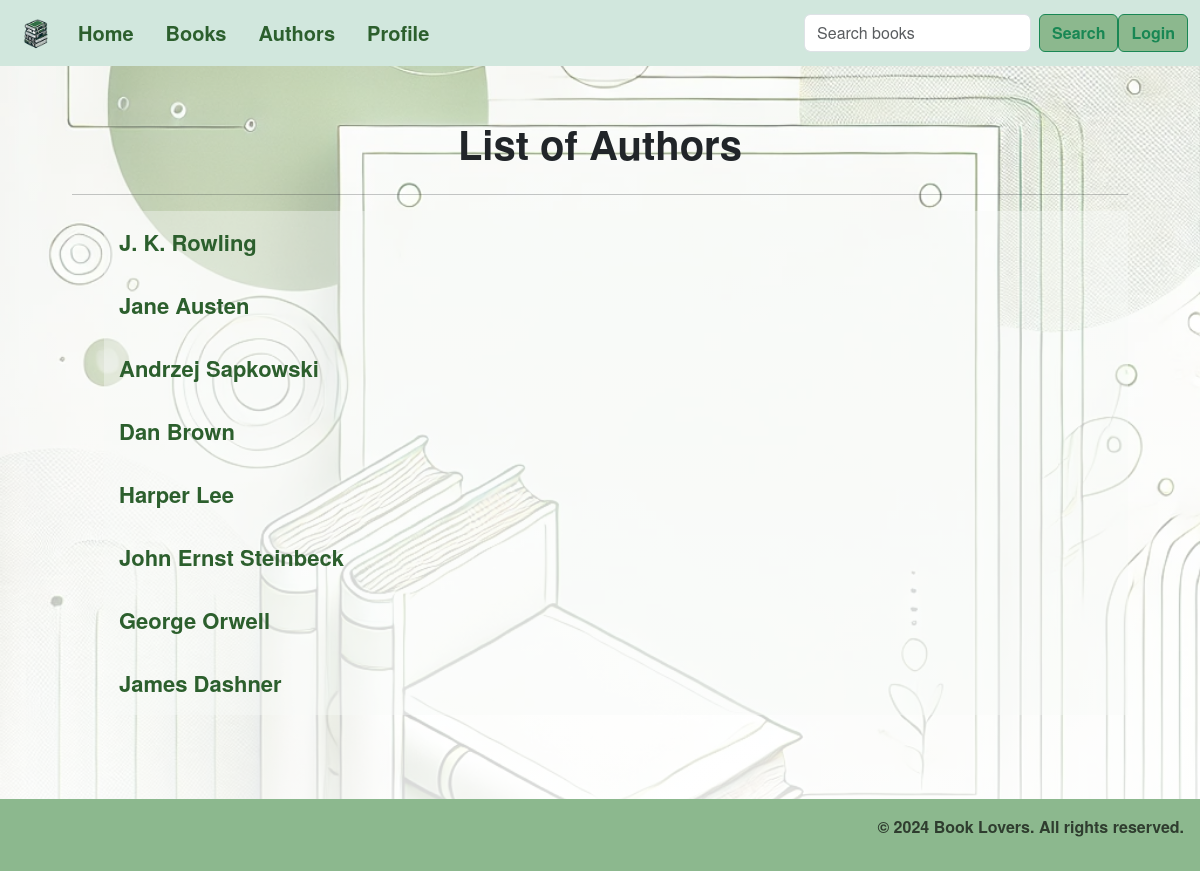
Screenshot of /authors/ with the database file from the repository.
### book_check/models.py (models this page shows, shortened)
class Author(models.Model):
    name = models.CharField(max_length=255)
    biography = models.TextField(blank=True)
    date_of_birth = models.DateField(null=True, blank=True)
    date_of_death = models.DateField(null=True, blank=True)

### book_check/views/author.py (the view)
# urls.py: path('authors/', views.author_list, name='author-list'),
def author_list(request):
    authors = Author.objects.all()
    return TemplateResponse(request, "author_list.html", {
        'authors': authors
    })

### templates/author_list.html
{% extends 'base.html' %}
{% block content %}
<div class="container mt-5">
    <h1 class="text-center">List of Authors</h1>
    <hr>
    <ul id="book-list"  class="booklist-group">
        {% for author in authors %}
            <li class="booklist-group-item">
                <a href="{% url 'author_detail' author.pk %}" class="book-link">{{ author.name }} </a>
            </li>
        {% endfor %}
    </ul>
</div>
{% endblock %}

### static/style.css (style rules this page uses)
html, body { height: 100%; margin: 0; padding: 0; font-family: "Helvetica Neue", Helvetica, Arial, sans-serif; }
body { padding-top: 50px; background-image: linear-gradient(rgba(255, 255, 255, 0.4), rgba(255, 255, 255, 0.9)), url('/static/img/index.jpg'); background-size: cover; background-position: center; background-repeat: no-repeat; background-attachment: fixed; filter: contrast(100%); }
h1, h2, h3 { padding: 10px; text-align: center; font-weight: bold; }
#book-list .booklist-group-item, .container-singleBook { background-color: rgba(247, 249, 247, 0.4);; color: #212529; padding: 15px; list-style-type: none }
a.book-link { font-size: 22px; font-weight: bold; color: #2C5F2D; text-decoration: none; }

### rows the page displays
Author: name "J. K. Rowling"
Author: name "Jane Austen"
Author: name "Andrzej Sapkowski"
Author: name "Dan Brown"
Author: name "Harper Lee"
Author: name "John Ernst Steinbeck"
Author: name "George Orwell"
Author: name "James Dashner"
